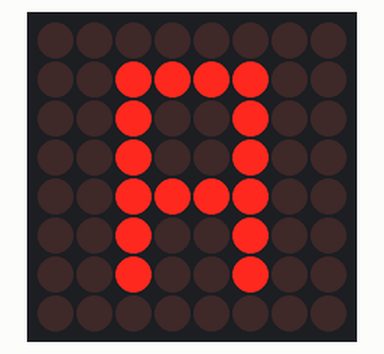
Simulated run of this sketch. Board: Arduino Uno, built with avr-gcc and run on an emulated ATmega328P. Parts: 8×8 LED matrix.

Above: at 0.1 s.
At 1.6 s:
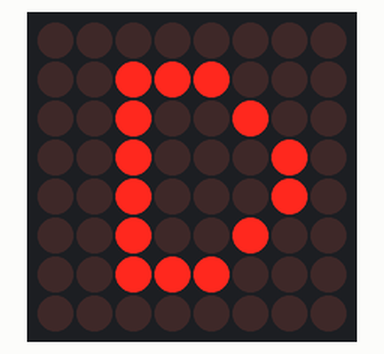
At 3.6 s:
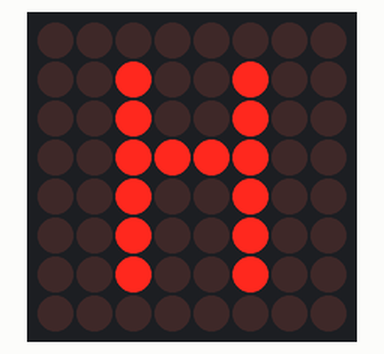
At 7.1 s:
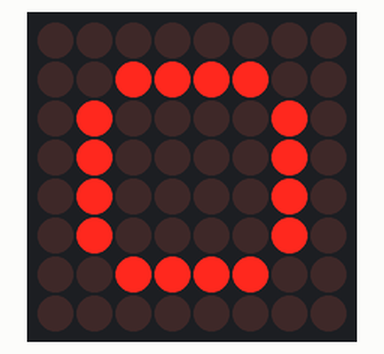
At 10.6 s:
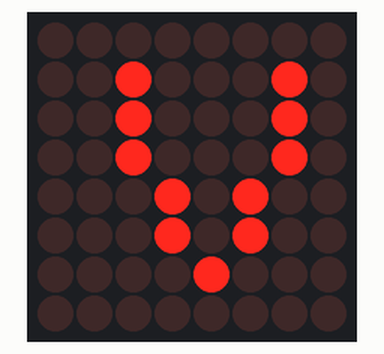
At 14.6 s:
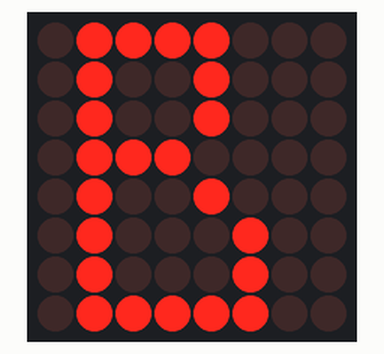

Measured:
- by itself, everything shown: repeats every 14.0 s, in 28 steps
- what the display in image 1 shows lasts 0.5 s, from 1.5 s to 2.0 s

The sketch:

Lesson_20_-_LED_Matrix_8x8_with_MAX7219_module.ino
```cpp
#include "LedControl.h"

/*
 Now we need a LedControl to work with.
 ***** These pin numbers will probably not work with your hardware *****
 pin 12 is connected to the DataIn
 pin 11 is connected to LOAD(CS)
 pin 10 is connected to the CLK
 We have only a single MAX72XX.
 */
LedControl lc = LedControl(12, 10, 11, 1);
byte ALL[] = { B11111111, B11111111, B11111111, B11111111, B11111111, B11111111, B11111111, B11111111 };
byte EX[] = { B00000000, B00010000, B00010000, B00010000, B00010000, B00000000, B00010000, B00000000 };
byte A[] = { B00000000, B00111100, B00100100, B00100100, B00111100, B00100100, B00100100, B00000000 };
byte B[] = { B01111000, B01001000, B01001000, B01110000, B01001000, B01000100, B01000100, B01111100 };
byte C[] = { B00000000, B00011110, B00100000, B01000000, B01000000, B01000000, B00100000, B00011110 };
byte D[] = { B00000000, B00111000, B00100100, B00100010, B00100010, B00100100, B00111000, B00000000 };
byte E[] = { B00000000, B00111100, B00100000, B00111000, B00100000, B00100000, B00111100, B00000000 };
byte F[] = { B00000000, B00111100, B00100000, B00111000, B00100000, B00100000, B00100000, B00000000 };
byte G[] = { B00000000, B00111110, B00100000, B00100000, B00101110, B00100010, B00111110, B00000000 };
byte H[] = { B00000000, B00100100, B00100100, B00111100, B00100100, B00100100, B00100100, B00000000 };
byte I[] = { B00000000, B00111000, B00010000, B00010000, B00010000, B00010000, B00111000, B00000000 };
byte J[] = { B00000000, B00011100, B00001000, B00001000, B00001000, B00101000, B00111000, B00000000 };
byte K[] = { B00000000, B00100100, B00101000, B00110000, B00101000, B00100100, B00100100, B00000000 };
byte L[] = { B00000000, B00100000, B00100000, B00100000, B00100000, B00100000, B00111100, B00000000 };
byte M[] = { B00000000, B00000000, B01000100, B01101100, B01010100, B01000100, B01000100, B00000000 };
byte N[] = { B00000000, B00100010, B00110010, B00101010, B00100110, B00100010, B00000000, B00000000 };
byte O[] = { B00000000, B00111100, B01000010, B01000010, B01000010, B01000010, B00111100, B00000000 };
byte P[] = { B00000000, B00111000, B00100100, B00100100, B00111000, B00100000, B00100000, B00000000 };
byte Q[] = { B00000000, B00111100, B01000010, B01000010, B01000010, B01000110, B00111110, B00000001 };
byte R[] = { B00000000, B00111000, B00100100, B00100100, B00111000, B00100100, B00100100, B00000000 };
byte S[] = { B00000000, B00111100, B00100000, B00111100, B00000100, B00000100, B00111100, B00000000 };
byte T[] = { B00000000, B01111100, B00010000, B00010000, B00010000, B00010000, B00010000, B00000000 };
byte U[] = { B00000000, B01000010, B01000010, B01000010, B01000010, B00100100, B00011000, B00000000 };
byte V[] = { B00000000, B00100010, B00100010, B00100010, B00010100, B00010100, B00001000, B00000000 };
byte W[] = { B00000000, B10000010, B10010010, B01010100, B01010100, B00101000, B00000000, B00000000 };
byte X[] = { B00000000, B01000010, B00100100, B00011000, B00011000, B00100100, B01000010, B00000000 };
byte Y[] = { B00000000, B01000100, B00101000, B00010000, B00010000, B00010000, B00010000, B00000000 };
byte Z[] = { B00000000, B00111100, B00000100, B00001000, B00010000, B00100000, B00111100, B00000000 };


void displayLetter(byte a[]) {
  lc.setRow(0, 0, a[0]);
  lc.setRow(0, 1, a[1]);
  lc.setRow(0, 2, a[2]);
  lc.setRow(0, 3, a[3]);
  lc.setRow(0, 4, a[4]);
  lc.setRow(0, 5, a[5]);
  lc.setRow(0, 6, a[6]);
  lc.setRow(0, 7, a[7]);
}

/*
 This method will display the characters for the
 word "Arduino" one after the other on the matrix.
 (you need at least 5x7 leds to see the whole chars)
 */
void writeArduinoOnMatrix() {
  displayLetter(A);
  delay(500);
  displayLetter(B);
  delay(500);
  displayLetter(C);
  delay(500);
  displayLetter(D);
  delay(500);
  displayLetter(E);
  delay(500);
  displayLetter(F);
  delay(500);
  displayLetter(G);
  delay(500);
  displayLetter(H);
  delay(500);
  displayLetter(I);
  delay(500);
  displayLetter(J);
  delay(500);
  displayLetter(K);
  delay(500);
  displayLetter(L);
  delay(500);
  displayLetter(M);
  delay(500);
  displayLetter(N);
  delay(500);
  displayLetter(O);
  delay(500);
  displayLetter(P);
  delay(500);
  displayLetter(Q);
  delay(500);
  displayLetter(R);
  delay(500);
  displayLetter(S);
  delay(500);
  displayLetter(T);
  delay(500);
  displayLetter(U);
  delay(500);
  displayLetter(V);
  delay(500);
  displayLetter(W);
  delay(500);
  displayLetter(X);
  delay(500);
  displayLetter(Y);
  delay(500);
  displayLetter(Z);
  delay(500);
  displayLetter(EX);
  delay(500);
  displayLetter(ALL);
  delay(500);
}


void setup() {
  /*
   The MAX72XX is in power-saving mode on startup,
   we have to do a wakeup call
   */
  lc.shutdown(0, false);
  /* Set the brightness to a medium values */
  lc.setIntensity(0, 8);
  /* and clear the display */
  lc.clearDisplay(0);
}
void loop() {
  writeArduinoOnMatrix();
}
```
